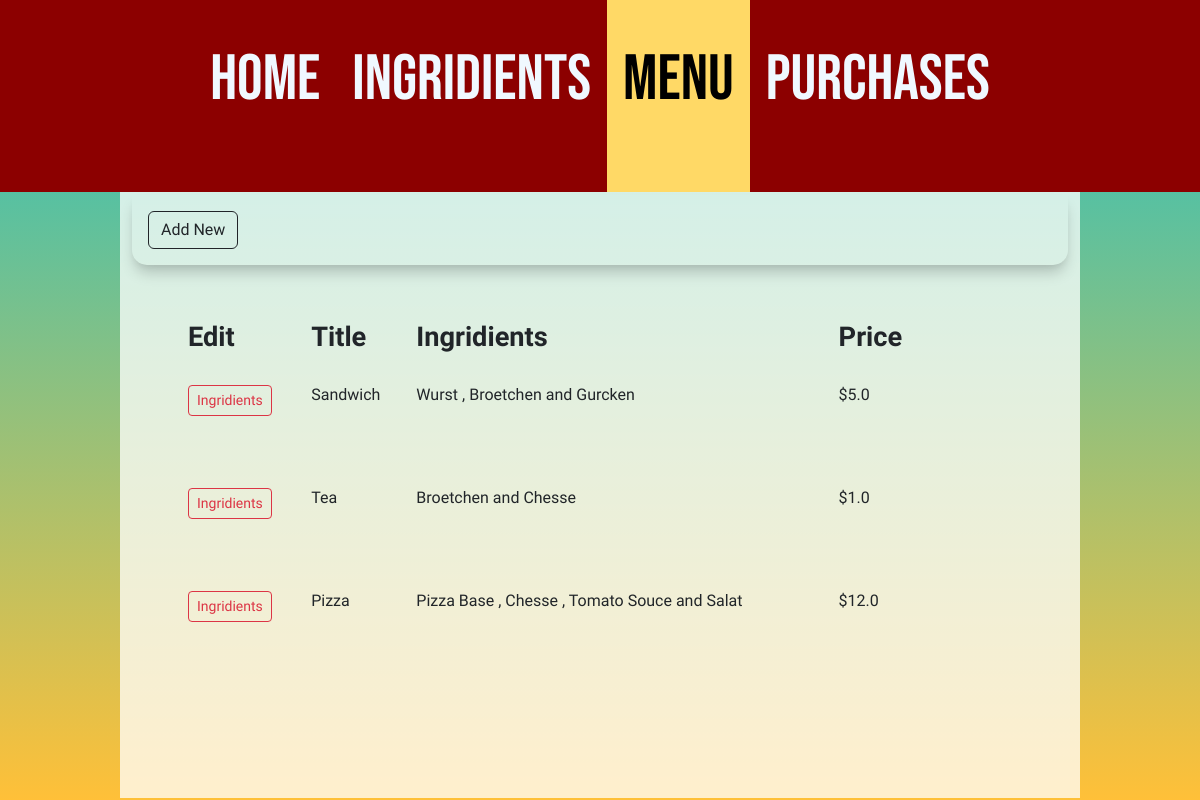
/menu/, run on an earlier commit of the app's database.
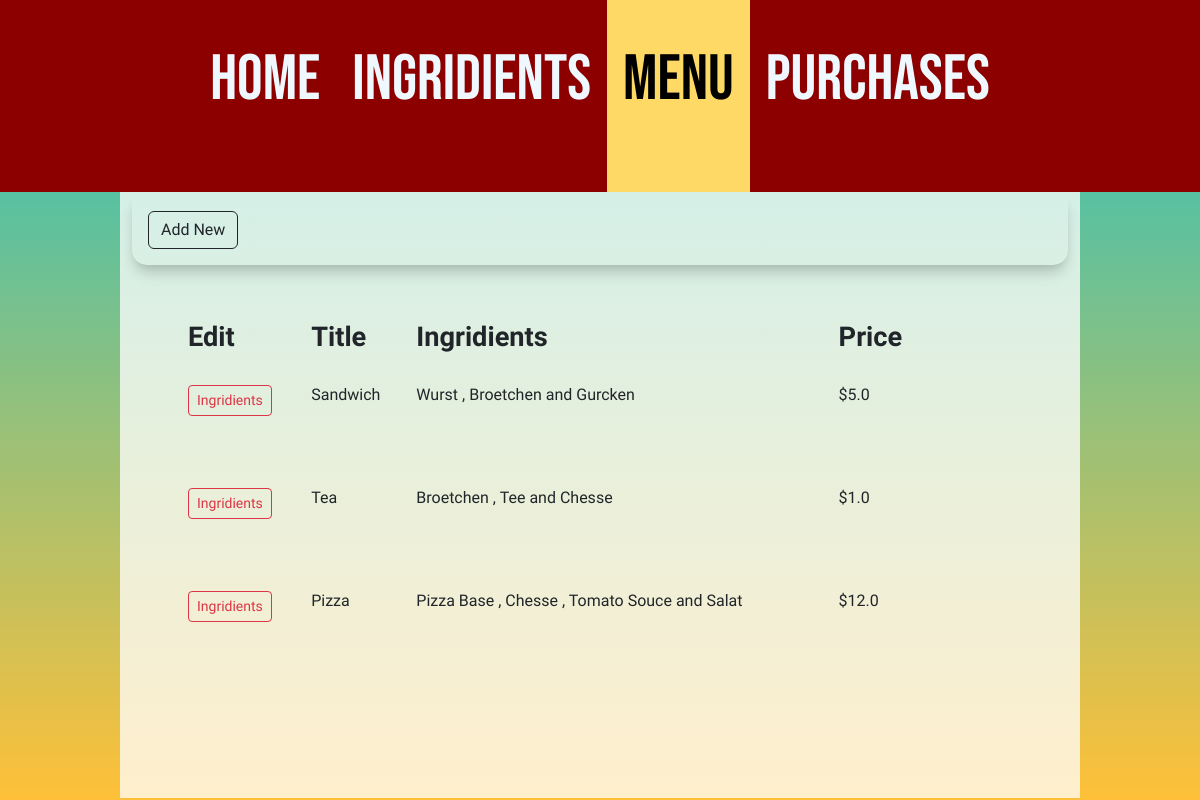
And on a later commit of the database.
### inventory/models.py (models this page shows, shortened)
class MenuItem(models.Model):
    title = models.CharField(max_length=100)
    price = models.FloatField()

class RecipeRequirement(models.Model):
    menu_item = models.ForeignKey(MenuItem, on_delete=models.CASCADE)
    ingridient = models.ForeignKey(Ingridient, on_delete=models.CASCADE)
    quantity = models.FloatField()

class Ingridient(models.Model):
    KILOGRAM = 'KG'
    GRAM = 'G'
    MILIGRAM = 'MG'
    LITER = 'L'
    MILILITER = 'ML'
    PIECE = 'PC'
    TABLESPOON = 'TS'
    TEASPOON = 'TE'
    UNIT_CHOICES = [
        (KILOGRAM, 'kg'),
        (GRAM, 'g'),
        (LITER, 'l'),
        (MILILITER, 'ml'),
        (MILIGRAM, 'mg'),
        (PIECE, 'piece/s'),
        (TABLESPOON, 'table spoon'),
        (TEASPOON, 'tea spoon'),
    ]
    name = models.CharField(max_length=100)
    quantity = models.FloatField()
    unit = models.CharField(max_length=2, choices=UNIT_CHOICES)
    unit_price = models.FloatField()

### inventory/views.py (the view)
# urls.py: path('menu/', views.MenuItemListView.as_view(), name='menu-items-list'),
class MenuItemListView(ListView):
    model = MenuItem
    context_object_name = 'menu_items_list'
    template_name = 'inventory/menu-items-list.html'

### inventory/templates/inventory/menu-items-list.html (shortened to what this page needs)
{% extends 'inventory/base.html' %}
{% block content %}
<div class="container-xl">
    <div class="d-flex flex-row bd-highlight align-items-center py-3 buttons-container">
        <a href="{% url 'menu-item-create' %}" class="btn btn-outline-dark mx-3" role="button">Add New</a>
    </div>
    <div class="table-responsive">
        <table class="table table-borderless inventory-table">
            <thead>
                <tr>
                    <th>Edit</th>
                    <th>Title</th>
                    <th>Ingridients</th>
                    <th>Price</th>
                </tr>
            </thead>
            <tbody>
                {% for menu_item in menu_items_list %}
                <tr>
                    <td><a role="button" class="btn btn-outline-danger btn-sm mb-4"
                        href="{% url 'menu-item-requirements' menu_item.id %}">Ingridients</a></td>
                    <td>{{ menu_item.title }}</td>
                    <td>
                        {% for ingridient in menu_item.reciperequirement_set.all %}
                        <span>
                            {% if forloop.first %}{{ ingridient.ingridient.name }}
                            {% elif forloop.last %} and {{ ingridient.ingridient.name }}{% else %},
                            {{ ingridient.ingridient.name }}{% endif %}
                            {% endfor %}
                        </span>
                    </td>
                    <td>${{ menu_item.price }}</td>
                </tr>
                {% endfor %}
            </tbody>
        </table>
    </div>
</div>
{% endblock content %}

What changed in the data, as far as the page shows it:
added RecipeRequirement: ingridient.name "Tee", shown under MenuItem "Tea"
